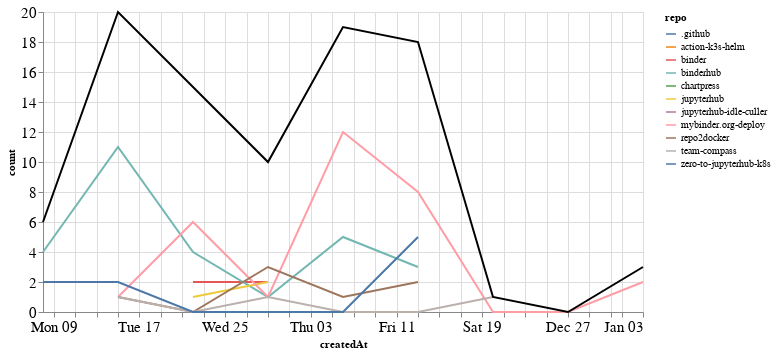

The notebook cell saved with this chart:
### Markdown cell above
### Comments

### Code cell
comments_time = comments.groupby('repo').resample('W', on='createdAt').count()['author'].reset_index()
comments_time = comments_time.rename(columns={'author': 'count'})
comments_time_total = comments_time.groupby('createdAt').agg({"count": "sum"}).reset_index()
ch1 = alt.Chart(comments_time, width=600).mark_line().encode(
    x='createdAt',
    y='count',
    color='repo',
    tooltip="repo"
)

ch2 = alt.Chart(comments_time_total, width=600).mark_line(color="black").encode(
    x='createdAt',
    y='count',
)

ch1 + ch2

### Figure 1 — Vega-Lite specification as saved in the notebook (floating-point values rounded to 4 significant figures)
{"config": {"axisLeft": {"labelFontSize": 15}, "axisBottom": {"labelFontSize": 15}}, "layer": [{"data": {"name": "data-abe2a5ea7898472fa9e423e28ed58241"}, "mark": "line", "encoding": {"color": {"type": "nominal", "field": "repo"}, "tooltip": {"type": "nominal", "field": "repo"}, "x": {"type": "temporal", "field": "createdAt"}, "y": {"type": "quantitative", "field": "count"}}, "width": 600}, {"data": {"name": "data-bdfe72ec5b08787dada58a8ccca2e120"}, "mark": {"type": "line", "color": "black"}, "encoding": {"x": {"type": "temporal", "field": "createdAt"}, "y": {"type": "quantitative", "field": "count"}}, "width": 600}], "$schema": "https://vega.github.io/schema/vega-lite/v4.8.1.json", "datasets": {"data-abe2a5ea7898472fa9e423e28ed58241": [{"repo": ".github", "createdAt": "2020-12-06T00:00:00", "count": 1}, {"repo": "action-k3s-helm", "createdAt": "2020-11-15T00:00:00", "count": 4}, {"repo": "binder", "createdAt": "2020-11-22T00:00:00", "count": 2}, {"repo": "binder", "createdAt": "2020-11-29T00:00:00", "count": 2}, {"repo": "binderhub", "createdAt": "2020-11-08T00:00:00", "count": 4}, {"repo": "binderhub", "createdAt": "2020-11-15T00:00:00", "count": 11}, {"repo": "binderhub", "createdAt": "2020-11-22T00:00:00", "count": 4}, {"repo": "binderhub", "createdAt": "2020-11-29T00:00:00", "count": 1}, {"repo": "binderhub", "createdAt": "2020-12-06T00:00:00", "count": 5}, {"repo": "binderhub", "createdAt": "2020-12-13T00:00:00", "count": 3}, {"repo": "chartpress", "createdAt": "2020-11-22T00:00:00", "count": 2}, {"repo": "jupyterhub", "createdAt": "2020-11-22T00:00:00", "count": 1}, {"repo": "jupyterhub", "createdAt": "2020-11-29T00:00:00", "count": 2}, {"repo": "jupyterhub-idle-culler", "createdAt": "2021-01-03T00:00:00", "count": 1}, {"repo": "mybinder.org-deploy", "createdAt": "2020-11-15T00:00:00", "count": 1}, {"repo": "mybinder.org-deploy", "createdAt": "2020-11-22T00:00:00", "count": 6}, {"repo": "mybinder.org-deploy", "createdAt": "2020-11-29T00:00:00", "count": 1}, {"repo": "mybinder.org-deploy", "createdAt": "2020-12-06T00:00:00", "count": 12}, {"repo": "mybinder.org-deploy", "createdAt": "2020-12-13T00:00:00", "count": 8}, {"repo": "mybinder.org-deploy", "createdAt": "2020-12-20T00:00:00", "count": 0}, {"repo": "mybinder.org-deploy", "createdAt": "2020-12-27T00:00:00", "count": 0}, {"repo": "mybinder.org-deploy", "createdAt": "2021-01-03T00:00:00", "count": 2}, {"repo": "repo2docker", "createdAt": "2020-11-15T00:00:00", "count": 1}, {"repo": "repo2docker", "createdAt": "2020-11-22T00:00:00", "count": 0}, {"repo": "repo2docker", "createdAt": "2020-11-29T00:00:00", "count": 3}, {"repo": "repo2docker", "createdAt": "2020-12-06T00:00:00", "count": 1}, {"repo": "repo2docker", "createdAt": "2020-12-13T00:00:00", "count": 2}, {"repo": "team-compass", "createdAt": "2020-11-15T00:00:00", "count": 1}, {"repo": "team-compass", "createdAt": "2020-11-22T00:00:00", "count": 0}, {"repo": "team-compass", "createdAt": "2020-11-29T00:00:00", "count": 1}, {"repo": "team-compass", "createdAt": "2020-12-06T00:00:00", "count": 0}, {"repo": "team-compass", "createdAt": "2020-12-13T00:00:00", "count": 0}, {"repo": "team-compass", "createdAt": "2020-12-20T00:00:00", "count": 1}, {"repo": "zero-to-jupyterhub-k8s", "createdAt": "2020-11-08T00:00:00", "count": 2}, {"repo": "zero-to-jupyterhub-k8s", "createdAt": "2020-11-15T00:00:00", "count": 2}, {"repo": "zero-to-jupyterhub-k8s", "createdAt": "2020-11-22T00:00:00", "count": 0}, {"repo": "zero-to-jupyterhub-k8s", "createdAt": "2020-11-29T00:00:00", "count": 0}, {"repo": "zero-to-jupyterhub-k8s", "createdAt": "2020-12-06T00:00:00", "count": 0}, {"repo": "zero-to-jupyterhub-k8s", "createdAt": "2020-12-13T00:00:00", "count": 5}], "data-bdfe72ec5b08787dada58a8ccca2e120": [{"createdAt": "2020-11-08T00:00:00", "count": 6}, {"createdAt": "2020-11-15T00:00:00", "count": 20}, {"createdAt": "2020-11-22T00:00:00", "count": 15}, {"createdAt": "2020-11-29T00:00:00", "count": 10}, {"createdAt": "2020-12-06T00:00:00", "count": 19}, {"createdAt": "2020-12-13T00:00:00", "count": 18}, {"createdAt": "2020-12-20T00:00:00", "count": 1}, {"createdAt": "2020-12-27T00:00:00", "count": 0}, {"createdAt": "2021-01-03T00:00:00", "count": 3}]}}
